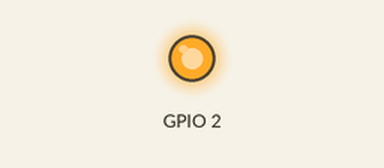
Recording of a sketch running on a simulated ESP32. On the bench: output pins drawn as LEDs (lit = HIGH). What the sketch prints to the serial monitor is not drawn. At 2.0 s the program puts the board to deep sleep or switches it off; the recording ends there.

Above: at 0.1 s.
At 1.1 s:
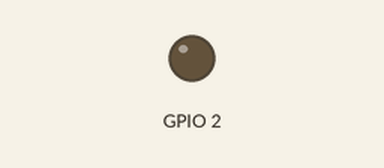
Timing chart, 0 to 2.0 s (numbered marks = the images above):
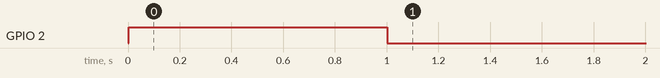

The sketch:

Deep_Sleep.ino
```cpp
/*
   ESP8266 Deep sleep mode example
   Rui Santos
   Complete Project Details https://randomnerdtutorials.com
*/
void setup() {
  Serial.begin(115200);
  Serial.setTimeout(2000);

  // Wait for serial to initialize.
  while (!Serial) { }

  // Deep sleep mode for 30 seconds, the ESP8266 wakes up by itself when GPIO 16 (D0 in NodeMCU board) is connected to the RESET pin
  //Serial.println("I'm awake, but I'm going into deep sleep mode for 30 seconds");
  //ESP.deepSleep(30e6);
  pinMode(2, OUTPUT);
  // Deep sleep mode until RESET pin is connected to a LOW signal (for example pushbutton or magnetic reed switch)

}

void loop() {
  Serial.println("I'm awake, but I'm going into deep sleep mode until RESET pin is connected to a LOW signal");
  digitalWrite(2, HIGH);   // turn the LED on (HIGH is the voltage level)
  delay(1000);                       // wait for a second
  digitalWrite(2, LOW);    // turn the LED off by making the voltage LOW
  delay(1000);

  // Serial.println("Proteksi Timer Aktif");

  unsigned long Timer_Sebelumnya;
  unsigned long Timer_Sekarang = millis();
  if (Timer_Sekarang - Timer_Sebelumnya >= 100000)
  {
    Timer_Sebelumnya = millis();
    ESP.deepSleep(0);
  }
}
```

Measured:
- by itself, GPIO 2: LOW → HIGH at 0.00 s, → LOW 1.0 s later
